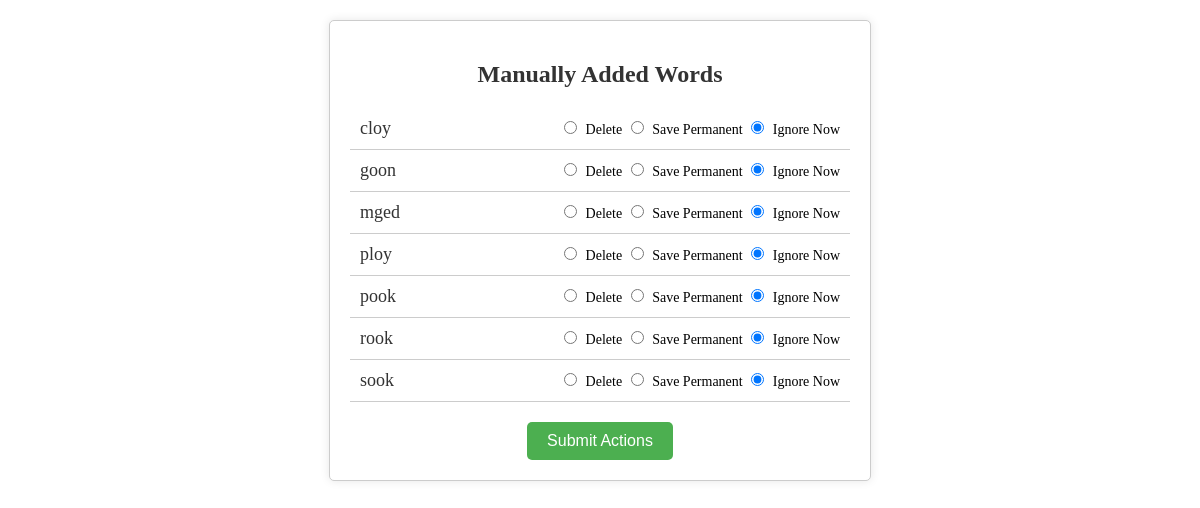
Page /vwords on the earlier database version.
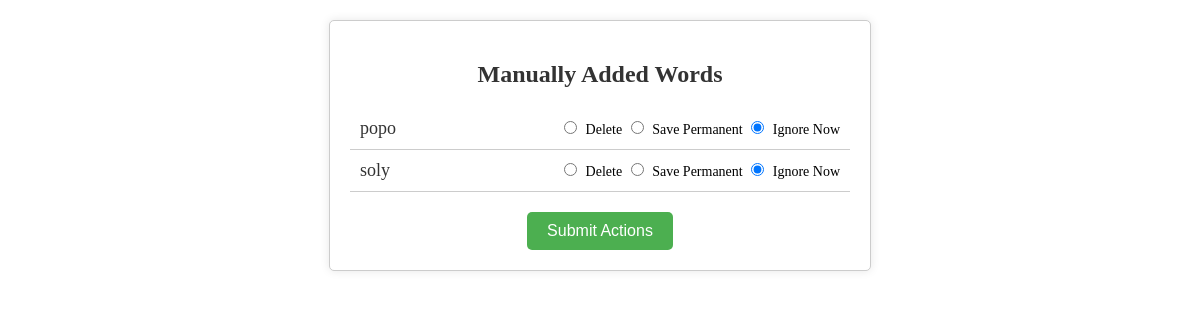
Same page on the later database version.
### tables this page shows
CREATE TABLE Word (
    Word VARCHAR(4) PRIMARY KEY,
    Source CHAR(1)
);

### funcs.py (the view)
@funcs_bp.route('/vwords')
def view_words():
    conn = sqlite3.connect('words.db')
    cursor = conn.cursor()
    cur = cursor.execute('SELECT Word FROM Word WHERE source IS NULL ORDER BY Word')
    words = cur.fetchall()
    conn.close()
    return render_template('newwords.html', words=words)

### templates/newwords.html (shortened to what this page needs)
<!DOCTYPE html>
<html lang="en">
<head>
</head>
<body>
    <div class="word-list">
        <h2>Manually Added Words</h2>
        <form action="{{ url_for('funcs.managenewwords') }}" method="post">
            {% for word in words %}
            <div class="word-item">
                <div class="word">{{ word[0] }}</div>
                <div class="actions">
                    <input type="radio" name="action_{{ loop.index }}" value="delete" required> Delete
                    <input type="radio" name="action_{{ loop.index }}" value="save"> Save Permanent
                    <input type="radio" name="action_{{ loop.index }}" value="ignore" checked> Ignore Now
                </div>
            </div>
            {% endfor %}
            <button type="submit">Submit Actions</button>
        </form>
    </div>
</body>
</html>

### templates/newwords.html (style rules this page uses)
.word-list { margin: 20px auto; max-width: 500px; text-align: center; padding: 20px; border: 1px solid #ccc; border-radius: 5px; background-color: #fff; box-shadow: 0px 0px 10px rgba(0, 0, 0, 0.1); }
.word-list h2 { font-size: 24px; margin-bottom: 20px; color: #333; }
.word-list .word-item { display: flex; justify-content: space-between; align-items: center; padding: 10px 0; border-bottom: 1px solid #ccc; }
.word { flex: 1; text-align: left; font-size: 18px; color: #333; padding-left: 10px; }
.actions { flex: 2; text-align: right; font-size: 14px; padding-right: 10px; }
input[type="radio"] { margin-right: 5px; }
button[type="submit"] { padding: 10px 20px; margin-top: 20px; background-color: #4CAF50; color: white; border: none; border-radius: 5px; cursor: pointer; font-size: 16px; }

Differences in the rows shown:
removed Word: Word "cloy"
removed Word: Word "goon"
removed Word: Word "mged"
removed Word: Word "ploy"
removed Word: Word "pook"
removed Word: Word "rook"
removed Word: Word "sook"
added Word: Word "popo"
added Word: Word "soly"
